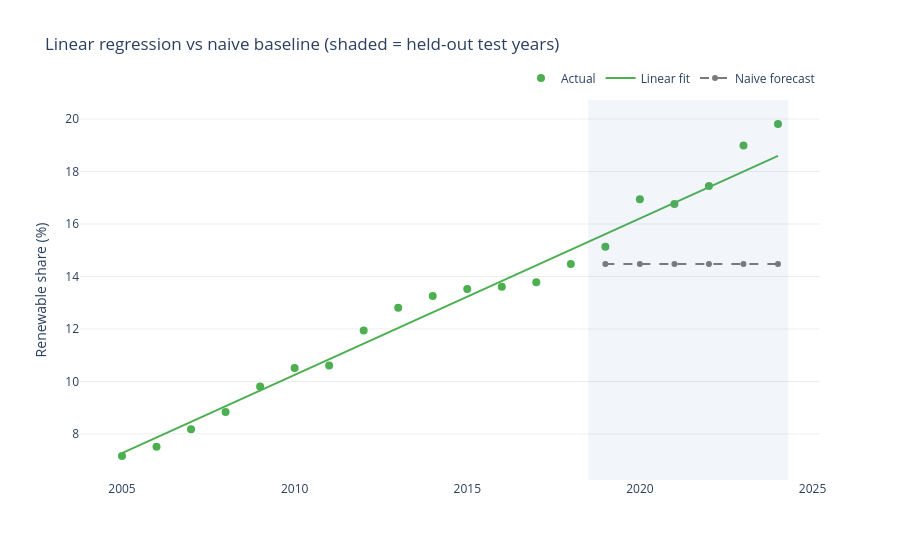

The code cell stored with this chart in its notebook:
### Code cell
# Visualise the fit: training line, the held-out truth, and both forecasts
full_line = lin.predict(eu[feat])

fig = go.Figure()
fig.add_vrect(x0=TRAIN_END + 0.5, x1=eu['year'].max() + 0.3,
              fillcolor='#5B8DB8', opacity=0.08, line_width=0)
fig.add_trace(go.Scatter(x=eu['year'], y=eu['renewable_share'],
                         name='Actual', mode='markers',
                         marker=dict(color=COLORS['renewables'], size=8)))
fig.add_trace(go.Scatter(x=eu['year'], y=full_line,
                         name='Linear fit', line=dict(color=COLORS['renewables'], width=2)))
fig.add_trace(go.Scatter(x=test['year'], y=naive_pred,
                         name='Naive forecast', line=dict(color=COLORS['nuclear'], width=2, dash='dash')))
fig.update_layout(
    title='Linear regression vs naive baseline (shaded = held-out test years)',
    yaxis_title='Renewable share (%)', xaxis_title=None,
    plot_bgcolor='white', yaxis=dict(gridcolor='#eeeeee'),
    legend=dict(orientation='h', yanchor='bottom', y=1.02, xanchor='right', x=1))
fig.show()

### Figure 1 — Plotly figure (JSON) as saved in the notebook; plotly's stock layout.template omitted (floating-point values rounded to 4 significant figures)
{"data": [{"marker": {"color": "#4CAF50", "size": 8}, "mode": "markers", "name": "Actual", "type": "scatter", "x": [2005, 2006, 2007, 2008, 2009, 2010, 2011, 2012, 2013, 2014, 2015, 2016, 2017, 2018, 2019, 2020, 2021, 2022, 2023, 2024], "y": [7.16, 7.51, 8.18, 8.84, 9.81, 10.51, 10.61, 11.94, 12.81, 13.26, 13.52, 13.61, 13.78, 14.48, 15.13, 16.94, 16.76, 17.45, 18.99, 19.81]}, {"line": {"color": "#4CAF50", "width": 2}, "name": "Linear fit", "type": "scatter", "x": [2005, 2006, 2007, 2008, 2009, 2010, 2011, 2012, 2013, 2014, 2015, 2016, 2017, 2018, 2019, 2020, 2021, 2022, 2023, 2024], "y": [7.269, 7.866, 8.462, 9.058, 9.654, 10.25, 10.85, 11.44, 12.04, 12.63, 13.23, 13.83, 14.42, 15.02, 15.62, 16.21, 16.81, 17.4, 18.0, 18.6]}, {"line": {"color": "#7A7A7A", "dash": "dash", "width": 2}, "name": "Naive forecast", "type": "scatter", "x": [2019, 2020, 2021, 2022, 2023, 2024], "y": [14.48, 14.48, 14.48, 14.48, 14.48, 14.48]}], "layout": {"legend": {"orientation": "h", "x": 1, "xanchor": "right", "y": 1.02, "yanchor": "bottom"}, "plot_bgcolor": "white", "shapes": [{"fillcolor": "#5B8DB8", "line": {"width": 0}, "opacity": 0.08, "type": "rect", "x0": 2018.0, "x1": 2024.0, "xref": "x", "y0": 0, "y1": 1, "yref": "y domain"}], "title": {"text": "Linear regression vs naive baseline (shaded = held-out test years)"}, "xaxis": {"title": {}}, "yaxis": {"gridcolor": "#eeeeee", "title": {"text": "Renewable share (%)"}}}}
